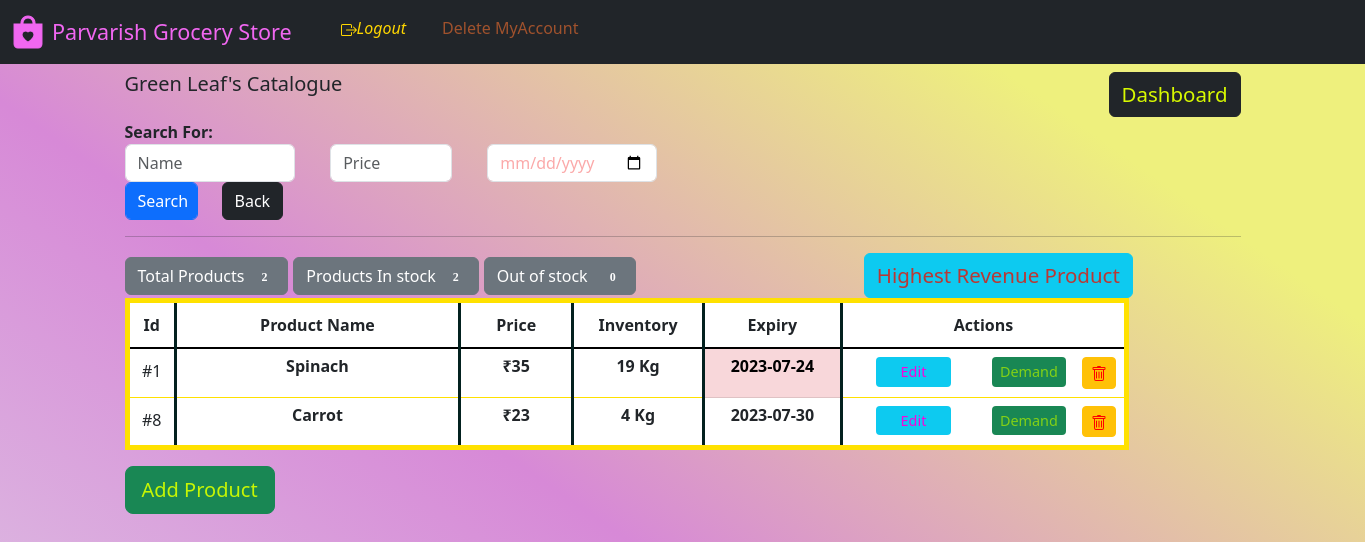
Page /manager_dash/category_catalog/1 on the committed database.
### website/model.py (models this page shows)
class Category(db.Model):
    category_Name = db.Column(db.String(), nullable=False, unique=True)
    category_Id = db.Column(db.Integer(), primary_key=True)
    description = db.Column(db.String())
    managedBy_Id = db.Column(db.Integer(), db.ForeignKey('store.id'))
    catalog = db.relationship('Product', backref='parent')

class Product(db.Model):
    product_id = db.Column(db.Integer(), primary_key=True)
    product_Name = db.Column(db.String(), nullable=False)
    metric_Unit = db.Column(db.String(), nullable=False)
    rate = db.Column(db.Integer(), nullable=False)
    rate_perUnit = db.Column(db.String(), nullable=False)
    stock = db.Column(db.Integer(), nullable=False)
    expiredBy = db.Column(db.String(), nullable=False)
    category_Id = db.Column(db.String(), db.ForeignKey('category.category_Id'))

### website/views.py (the view, shortened to what this page needs)
@login_required
@Views.route('/manager_dash/category_catalog/<int:id>', methods=["GET", "POST"])
def Category_catalog(id):
    category = Category.query.get(id)
    products = Product.query.filter(Product.category_Id == id).order_by(
        Product.expiredBy.asc()).all()
    produce = Product.query.filter(Product.category_Id == id).all()
    m = 0
    date1 = str(date.today())
    print(date1)
    expired_dates = set()
    for pro in produce:
        if pro.stock > 0:
            m += 1
        if pro.expiredBy <= date1:
            expired_dates.add(pro.expiredBy)
    if os.path.isfile('website/static/BestProduct.png'):
        os.remove('website/static/BestProduct.png')
    pd_3(category.category_Name)
    return render_template('category_catalog.html', name=category.category_Name, category_id=category.category_Id, products=products, product_instock=m, expired_dates=expired_dates)

### website/templates/category_catalog.html (shortened to what this page needs)
{% extends "base.html" %} {% block title %}Added Products{% endblock %}{% block
logout %}
<span
              id="logout"
              style="display: block inline-block; width: 600px"
            >
              <span style="margin: auto"
                ><i
                  ><a
                    class="nav-item nav-link"
                    style="float: left; color: rgb(255, 215, 0)"
                    href="/logout"
                    style="display: block; width: 10%; margin-left: 0px"
                    >Logout</a
                  ></i
                ></span
              ><span style="margin: auto"
                ><a
                  class="nav-item nav-link"
                  style="
                    float: left;
                    color: rgb(160, 82, 45);
                    width: 60%;
                    margin-left: 20px;
                  "
                  href="/delete_account/{{id}}"
                  onclick="return confirm('Are you sure you want to delete the account?');"
                  >Delete MyAccount</a
                ></span
              ></span
            >
{% endblock %} {% block content %}<section>
<h5>
  <span style="float: left">{{ name }}'s Catalogue </span>
</h5><h6>
  <span style="float: right"
    ><a class="btn btn-dark" style="color: rgb(216, 249, 1); font-size: 1.5vw;text-decoration: none;" href="{{ url_for('views.Dash_manager') }}">Dashboard</a></span
  >
</h6><br></br>
<div class="col-6">
  <div class="col-2" ><strong>Search For: </strong></div>
  <form action="{{ url_for('views.Category_catalog',id=category_id) }}" method="POST" autocomplete="off">
    <div class="row">
      <div class="col-4">
        <input type="text" class="form-control" value="" name="search" id="search" placeholder="Name" />
      </div>
      <div class="col-3" style="margin-left:2%">
        <input type="text" class="form-control" value="" name="search2" placeholder="Price" />
      </div>
      <div class="col-4" style="margin-left:2%">
        <input type="date" style="color:rgb(251, 169, 169);" value=""class="form-control" name="date" id="date" placeholder="Expiry" />
      </div>
      <div class="col-2" align="left">
        <input type="submit" class="form-control btn btn-primary" value="Search"  />
      </div>
      <div class="col-3" align="left"><button type="submit" class="btn btn-dark" formaction="{{ url_for('views.Category_catalog',id=category_id) }}">
        Back </button>
      </div>
    </form>
    </div>
  </div>
<hr /></section>
<section>
{% if products|length == 0 %}
  <div class="alert alert-warning" role="alert">
    <p>No Product found.</p>
    Press
    <a class="btn btn-dark btn-sm"
      href="/manager_dash/category_create/{{ category_id }}"
      class="alert-link"
      style="
        color: rgb(153, 43, 226);
          padding: 10px 10px; text-decoration: none;
      "
      >'Add Product'</a
    >
    to add a new product in this catefory
  </div>
  {% else %}
  <div><span>
  <button type="button" STYLE="font-family:'Verdana',margin-left = 5px;"class="btn btn-secondary">
    Total Products <span STYLE="font-family:'Verdana';margin-left :5px;" class="badge badge-light">{{ products|length }}</span>
  </button></span><span STYLE="margin-left: 5px;"><button type="button" STYLE="font-family:'Verdana',margin-left = 5px;"class="btn btn-secondary">
    Products In stock <span STYLE="font-family:'Verdana';margin-left : 5px;" class="badge badge-light">{{ product_instock }}</span>
  </button></span>
  <span><button type="button" STYLE="font-family:'Verdana',margin-left = 5px;"class="btn btn-secondary">
    Out of stock <span STYLE="font-family:'Verdana';margin-left : 10px" class="badge badge-light">{{ products|length - product_instock }}</span>
  </button></span>
  <span>
  <button type="button" class="btn btn-info" style="margin-left: 20%;color: rgba(227, 21, 7, 0.809); font-size: 1.5vw;text-decoration: none;" data-toggle="modal" data-target="#exampleModalCenter3">
    Highest Revenue Product
  </button>
  </span></div>
  <table
  class="table table-hover"
    style="
      border: 5px solid rgb(255, 225, 0);
      width: 90%;
    "
  ><thead class="thead-dark">
    <tr align="center" style="border-bottom: 2px solid black">
      <th
        style="
          padding: 10px 10px;
          width: 5%;
          border-right: 3px solid rgb(3, 33, 31);
        "
      >
        Id
      </th>
      <th
        style="
          border-right: 3px solid rgb(3, 33, 31);
          padding: 10px 10px;
          width: 35%;
        "
      >
        Product Name
      </th>
      <th
        style="
          border-right: 3px solid rgb(3, 33, 31);
          padding: 10px 10px;
          width: 13%;
        "
      >
        Price
      </th>
      <th
        style="
          border-right: 3px solid rgb(3, 33, 31);
          padding: 10px 10px;
          width: 14%;
        "
      >
        Inventory
      </th>
      <th
        style="
          border-right: 3px solid rgb(3, 33, 31);
          padding: 10px 10px;
          width: 16%;
        "
      >
        Expiry
      </th>
      <th style=" padding: 10px 10px; width: 50%" colspan="3">
        Actions
      </th>
    </tr></thead>
    {% for variety in products %}
    <tbody>
    <tr align="center" style="width: 100%">
      <td style="padding: 10px; border-right: 3px solid rgb(3, 33, 31)">
        #{{ variety.product_id }}
      </td>
      <td
        style=" padding: 5px; border-right: 3px solid rgb(3, 33, 31)"
      >
        <strong
          >{{ variety.product_Name }}
          </strong
        >
      </td>
      <td
        style=" padding: 5px; border-right: 3px solid rgb(3, 33, 31)"
      >
        <strong
          >&#8377;{{ variety.rate}}
          </strong
        >
      </td>
      {% if variety.stock == 0 %}
      <td class="table-danger"
        style=" padding: 5px; border-right: 3px solid rgb(3, 33, 31)"
      >
        <strong
          >{{ variety.stock }} {{ variety.metric_Unit }}
          </strong
        >
      </td>
      {% else %}
      <td
        style=" padding: 5px; border-right: 3px solid rgb(3, 33, 31)"
      >
        <strong
          >{{ variety.stock }} {{ variety.metric_Unit }}
          </strong
        >
      </td>
      {% endif %}
      {% if variety.expiredBy in expired_dates  %}
      <td class="table-danger"
      style=" padding: 5px; border-right: 3px solid rgb(3, 33, 31)"
    >
      <strong
        >{{ variety.expiredBy }}
        </strong
      >
    </td>{% else %}
      <td
      style=" padding: 5px; border-right: 3px solid rgb(3, 33, 31)"
    >
      <strong
        >{{ variety.expiredBy }}
        </strong
      >
    </td>
    {% endif %}
    <span>
      <td style="width: 25%">
        <a class="btn btn-info btn-sm" style="width:60%;color:rgb(246, 5, 218);font-size: 0.9em;border:3px;"  href="/manager_dash/update_item/{{ variety.product_id }}"
          >Edit</a
        >
      </td></span><span><span><td style="width: 80%">
      <a class="btn btn-success btn-sm" style="margin: 0px;color: rgba(157, 227, 7, 0.809); font-size: 0.9em;text-decoration: none;border:0px" href="/manager_dash/demand_item/{{ variety.product_Name }}">
        Demand
      </a>
    </td></span>
      <td >
        <a class="btn btn-warning btn-sm"  onclick="return confirm('Are you sure to delete?')" style="width:100%; color: red;text-decoration: none;font-size: 0.9em"  href="/manager_dash/delete_product/{{ variety.product_id }}"></a>
      </td></span>
    </tr></tbody>
    {% endfor %}
  </table>
  <strong><a align=center class="btn btn-success btn-lg" style="color:rgb(198, 246, 4)" href="/manager_dash/category_create/{{ category_id }}" style="text-decoration: none;"
    >Add Product</a
  ></strong>
  <br></br>
  {% endif %}
</div></section>
{% endblock %}

### website/templates/base.html (style rules this page uses)
html { scroll-behavior: smooth; }
body { height: 1200px; background: linear-gradient( 35deg, #e2ecec 0%, #d789d7 51%, #eef07d 85% ); }

### rows in the picture
Category: category_Name "Green Leaf"
Product: product_id "1", product_Name "Spinach", rate "35", stock "19", metric_Unit "Kg", expiredBy "2023-07-24"
Product: product_id "8", product_Name "Carrot", rate "23", stock "4", metric_Unit "Kg", expiredBy "2023-07-30"

### other values in the picture
{{ products|length }} "2"
{{ product_instock }} "2"
{{ products|length - product_instock }} "0"
